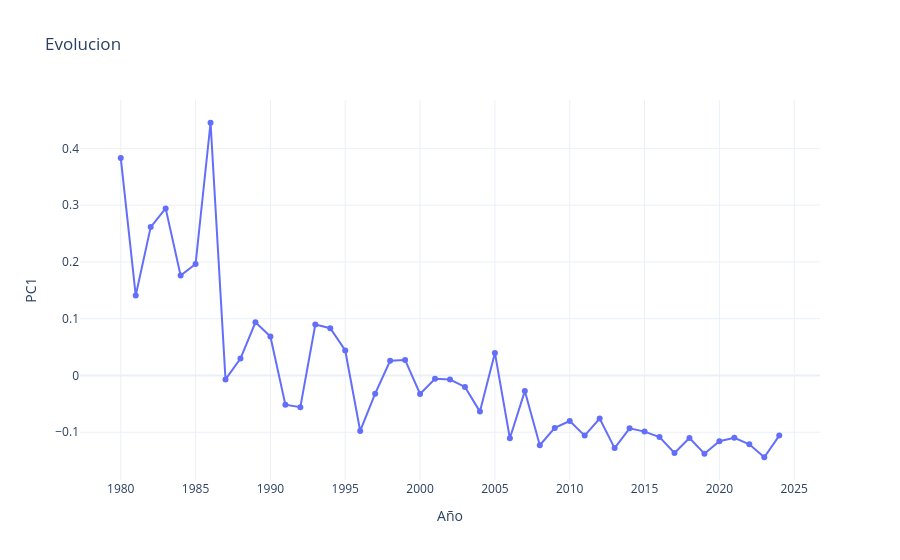

The notebook cell this image was saved under:
### Code cell
vectores = np.array([item["vector"] for item in historia])
years = [item["year"] for item in historia]

pca_1d = PCA(n_components=1)
coord_y_original = pca_1d.fit_transform(vectores).flatten()

df_flujo = pd.DataFrame({
    'year': years,
    'y_original': coord_y_original
})

# Grafico de linea
fig = px.line(
    df_flujo, 
    x='year', 
    y='y_original',
    title="Evolucion",
    labels={'y_original': 'PC1', 'year': 'Año'},
    markers=True, # ñuntos de cada año
    template="plotly_white"
)

#fig.update_traces(line_shape='spline', line_width=4) #esto es unicamente para "suavizar las esquinas"
fig.show()

### Figure 1 — Plotly figure (JSON) as saved in the notebook; plotly's stock layout.template omitted (floating-point values rounded to 4 significant figures)
{"data": [{"hovertemplate": "Año=%{x}<br>PC1=%{y}<extra></extra>", "legendgroup": "", "line": {"color": "#636efa", "dash": "solid"}, "marker": {"symbol": "circle"}, "mode": "lines+markers", "name": "", "orientation": "v", "showlegend": false, "type": "scatter", "x": [1980, 1981, 1982, 1983, 1984, 1985, 1986, 1987, 1988, 1989, 1990, 1991, 1992, 1993, 1994, 1995, 1996, 1997, 1998, 1999, 2000, 2001, 2002, 2003, 2004, 2005, 2006, 2007, 2008, 2009, 2010, 2011, 2012, 2013, 2014, 2015, 2016, 2017, 2018, 2019, 2020, 2021, 2022, 2023, 2024], "xaxis": "x", "y": [0.3833, 0.1409, 0.2613, 0.2943, 0.176, 0.1963, 0.4452, -0.007013, 0.02967, 0.09369, 0.06862, -0.05145, -0.05597, 0.08978, 0.08329, 0.04402, -0.09776, -0.03206, 0.02595, 0.02727, -0.03257, -0.005699, -0.007176, -0.02025, -0.0637, 0.03975, -0.1106, -0.02755, -0.123, -0.09243, -0.08027, -0.106, -0.076, -0.1279, -0.0932, -0.0989, -0.1085, -0.1366, -0.1102, -0.1378, -0.1158, -0.1098, -0.1213, -0.1441, -0.1059], "yaxis": "y"}], "layout": {"legend": {"tracegroupgap": 0}, "title": {"text": "Evolucion"}, "xaxis": {"anchor": "y", "domain": [0, 1], "title": {"text": "Año"}}, "yaxis": {"anchor": "x", "domain": [0, 1], "title": {"text": "PC1"}}}}
